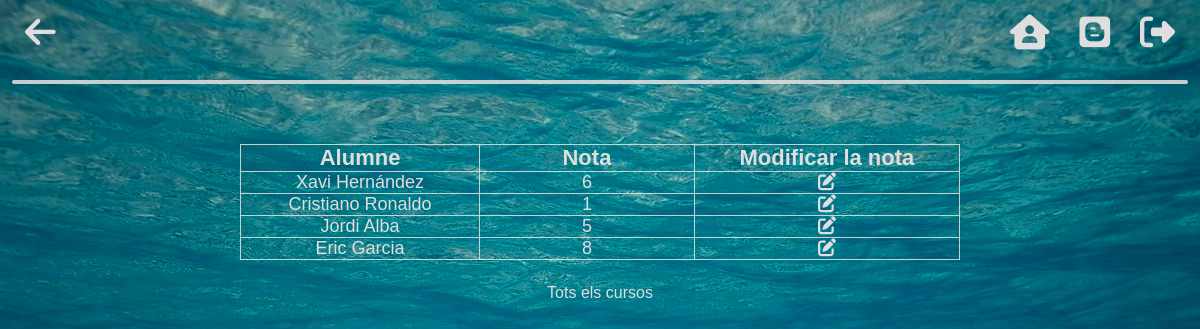
The page /professor/notes-professor.php?codi=4 (signed in) on the database its author committed.
### tables this page shows
CREATE TABLE `alumnes` (
  `dni` varchar(9) NOT NULL,
  `nom` varchar(150) NOT NULL,
  `cognoms` varchar(300) NOT NULL,
  `email` varchar(150) NOT NULL,
  `contrasenya` varchar(100) NOT NULL,
  `edat` int(3) NOT NULL,
  `fotografia` longblob NOT NULL
);

CREATE TABLE `matricula` (
  `dni_alumne` varchar(9) NOT NULL,
  `codi_curs` int(100) NOT NULL,
  `nota` int(2) NOT NULL
);

### professor/funcions-professor.php (the view, shortened to what this page needs)
        <?php
function notes($codi)
{
    $connexio = mysqli_connect("localhost", "root", "", "infobdn");
    $consulta = mysqli_query($connexio, "SELECT * FROM matricula WHERE codi_curs = '$codi'");
    if ($consulta) {
        $numLines = mysqli_num_rows($consulta);
        for ($i = 0; $i < $numLines; $i++) {
            $nota = mysqli_fetch_array($consulta);
            $dniAlumne = $nota['dni_alumne'];
            $query = "SELECT * FROM alumnes WHERE dni like '$dniAlumne'";
            $resultat = mysqli_query($connexio, $query);
            $alumne = mysqli_fetch_assoc($resultat);
        ?>
            <tr>
                <td><?php echo $alumne['nom']." ".$alumne['cognoms'] ?></td>
                <?php if ($nota['nota'] != NULL) { ?>
                    <td><?php echo $nota['nota'] ?></td>
                <?php } else { ?>
                    <td><a class="posarNota" href="qualificar-professor.php?alumne=<?php echo $alumne['nom'] ?>&codi=<?php echo $codi ?>">Qualificar</a></td>
                <?php
                } ?>
                <td><a class="posarNota" href="qualificar-professor.php?alumne=<?php echo $alumne['nom'] ?>&codi=<?php echo $codi ?>"><i class="fa-solid fa-pen-to-square"></i></a></td>
            </tr><?php
                }
            }
        }
            ?>

### css/style.css (style rules this page uses)
* { box-sizing: border-box; padding: 0; margin: 0; font-family: 'Noto Sans JP', sans-serif; list-style: none; }
body { background-repeat: no-repeat; background-position: center; background-size:cover; height: 100%; min-height: 100vh; }
form a, a:link, a:visited, a:active { text-decoration:none; color: rgb(223, 221, 221); }
table, th, td, tr { border: 1px solid rgba(223, 223, 223, 0.884); border-collapse: collapse; }

### css/professor.css (style rules this page uses)
table th, td { width: 80px; }
td { font-size: 18px; text-align: center; }
.totsCursos:hover, .posarNota { color: rgba(235, 236, 236, 0.63); }

### rows shown on the page
alumnes: nom "Xavi", cognoms "Hernández", matricula.nota "6"
alumnes: nom "Cristiano", cognoms "Ronaldo", matricula.nota "1"
alumnes: nom "Jordi", cognoms "Alba", matricula.nota "5"
alumnes: nom "Eric", cognoms "Garcia", matricula.nota "8"
